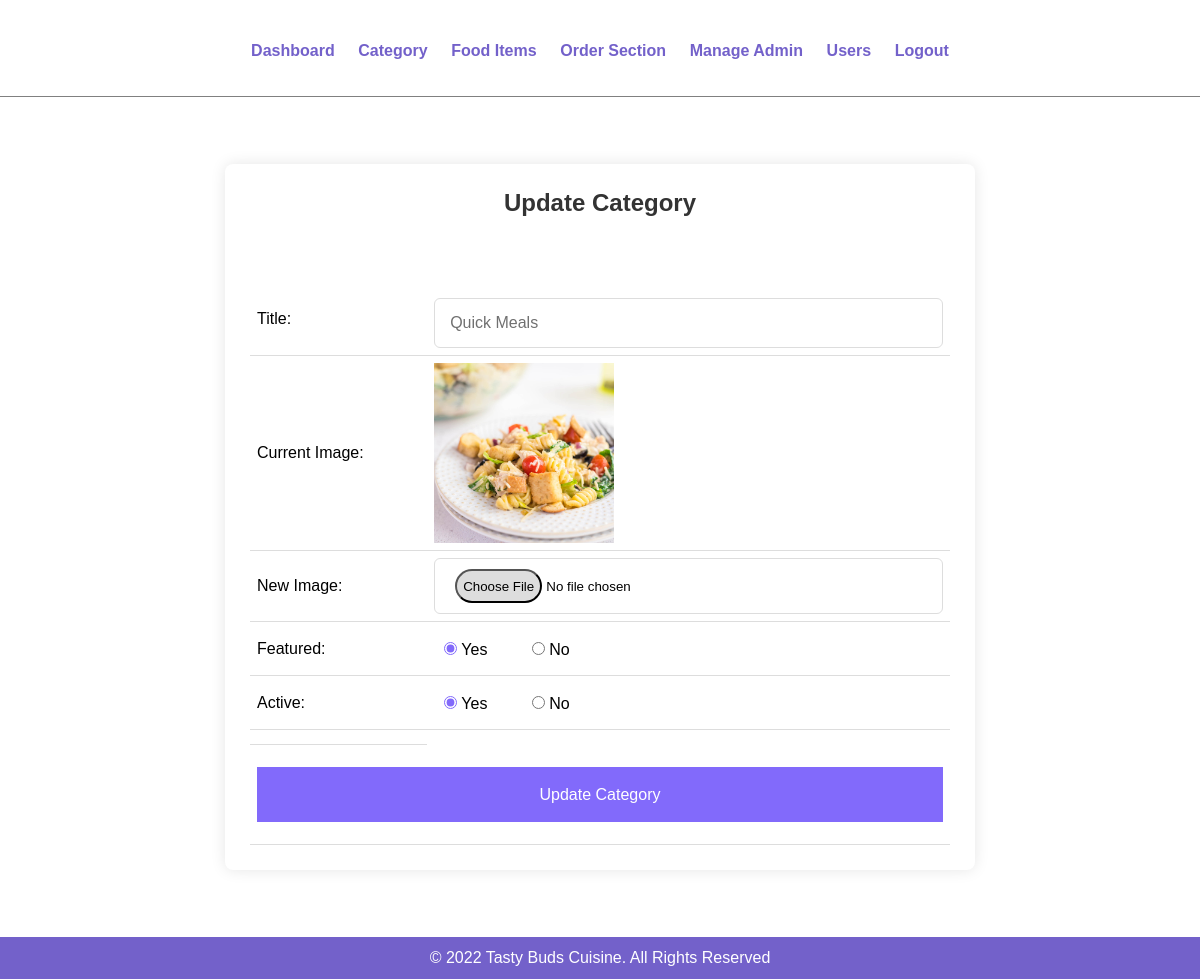
Page /FINALS/onlinefood-order/admin/update-category.php?id=21 on the committed database.
### tables this page shows
CREATE TABLE `tbl_category` (
  `id` int(10) UNSIGNED NOT NULL,
  `title` varchar(100) NOT NULL,
  `image_name` varchar(255) NOT NULL,
  `featured` varchar(10) NOT NULL,
  `active` varchar(10) NOT NULL
);

### FINALS/onlinefood-order/admin/update-category.php (the view, shortened to what this page needs)
<?php include('partials/menu.php'); ?>
<div class="main">
    <div class="container">
        <h1><b>Update Category</b></h1>
        <br><br>
        <?php
            if(isset($_GET['id']))
            {
                $id = $_GET['id'];
                $sql = "SELECT * FROM tbl_category WHERE id=$id";
                $res = mysqli_query($conn, $sql);
                $count = mysqli_num_rows($res);
                if($count==1)
                {
                    $row = mysqli_fetch_assoc($res);
                    $title = $row['title'];
                    $current_image = $row['image_name'];
                    $featured = $row['featured'];
                    $active = $row['active'];
                }
                else
                {
                    $_SESSION['no-category-found'] = "<div class='error'>Category not Found.</div>";
                    header('location:'.SITEURL.'admin/manage-category.php');
                }
            }
            else
            {
                header('location:'.SITEURL.'admin/manage-category.php');
            }
        ?>
        <form class="form" action="" method="POST" enctype="multipart/form-data">
            <table>
                <tr>
                    <td>Title: </td>
                    <td>
                        <input  class="input-box" type="text" name="title" value="<?php echo $title; ?>">
                    </td>
                </tr>
                <tr>
                    <td>Current Image: </td>
                    <td>
                        <?php
                            if($current_image != "")
                            {
                                ?>
                                <img src="<?php echo SITEURL; ?>images/category/<?php echo $current_image; ?>" width="180px">
                                <?php
                            }
                            else
                            {
                                echo "<div class='error'>Image Not Added.</div>";
                            }
                        ?>
                    </td>
                </tr>
                <tr>
                    <td>New Image: </td>
                    <td>
                        <input class="file"  type="file" name="image">
                    </td>
                </tr>
                <tr>
                    <td>Featured: </td>
                    <td>
                        <input class="yes" <?php if($featured=="Yes"){echo "checked";} ?> type="radio" name="featured" value="Yes"> Yes
                        <input class="no" <?php if($featured=="No"){echo "checked";} ?> type="radio" name="featured" value="No"> No
                    </td>
                </tr>
                <tr>
                    <td>Active: </td>
                    <td>
                        <input class="yes" <?php if($active=="Yes"){echo "checked";} ?> type="radio" name="active" value="Yes"> Yes
                        <input class="no" <?php if($active=="No"){echo "checked";} ?> type="radio" name="active" value="No"> No
                    </td>
                </tr>
                <tr>
                    <td>
                    </td>
                </tr>
                <tr>
                    <td colspan="2">
                        <input type="submit" name="submit" value="Update Category" class="button">
                    </td>
                </tr>
            </table>
        </form>
    </div>
</div>
<?php include('partials/footer.php'); ?>

### FINALS/onlinefood-order/css/admin.css (style rules this page uses)
* { margin: 0; padding: 0; font-family: Arial, Helvetica, sans-serif; }
table { border-collapse: collapse; width: 100%; }
th, td { padding: 8px; text-align: left; border-bottom: 1px solid #ddd; }
table tr td { padding: 1%; }
.container { position: relative; max-width: 700px; width: 100%; background: #fff; padding: 25px; border-radius: 8px; box-shadow: 0 0 15px rgba(0, 0, 0, 0.1); }
.main { min-height: 100vh; display: flex; align-items: center; justify-content: center; padding: 20px; }
.container h1 { font-size: 1.5rem; color: #333; font-weight: 500; text-align: center; }
.container .form { margin-top: 30px; }
.input-box { width: 100%; margin-top: 20px; position: relative; height: 50px; outline: none; font-size: 1rem; color: #707070; margin-top: 8px; border: 1px solid #ddd; border-radius: 6px; padding: 0 15px; }
.file { width: 100%; margin-right: 20px; border: none; border: 1px solid #ddd; padding: 10px 20px; border-radius: 6px; color: black; cursor: pointer; transition: background .2s ease-in-out; }
.yes { margin-top: 13px; margin-bottom: 13px; margin-left: 10px; accent-color: rgb(130, 106, 251); column-gap: 50px; align-items: center; flex-wrap: wrap; padding-bottom: 2%; cursor: pointer; }
.no { margin-top: 13px; margin-bottom: 13px; margin-left: 40px; accent-color: rgb(130, 106, 251); column-gap: 50px; align-items: center; flex-wrap: wrap; padding-bottom: 2%; cursor: pointer; }
.button { height: 55px; width: 100%; color: #fff; font-size: 1rem; font-weight: 400; margin-top: 15px; margin-bottom: 15px; border: none; cursor: pointer; transition: all 0.2s ease; background: rgb(130, 106, 251); }

### rows in the picture
tbl_category: title "Quick Meals", image_name (picture), featured "☑", active "☑"
